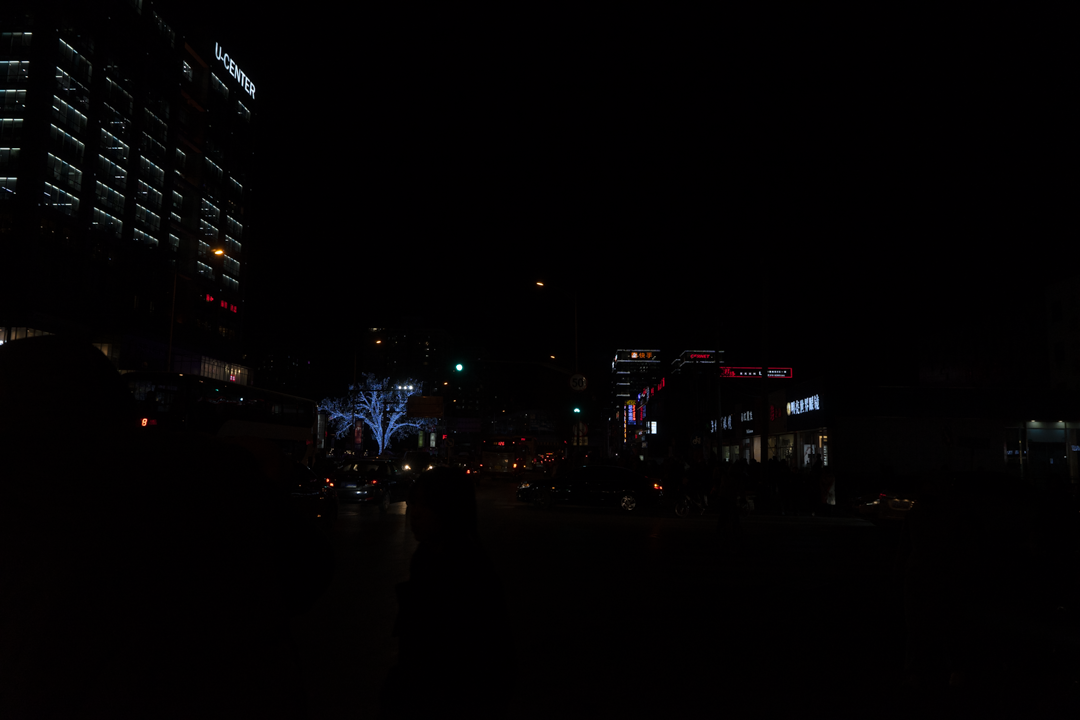
#> input picture aslrasm.jpg, 1080 x 720 px
$ python main.py
#> lines starting #> are read from the running program, lines starting #| are printed output that depends on the picture
#> in msrcr_enhancement, img is the input picture: shape (720, 1080, 3); mean B, G, R 2.9, 2.2, 3.4
import cv2
import numpy as np
import matplotlib.pyplot as plt
'''retinex(msrcr) algoritmi yomon yoritilgan tasvirlarni yaxshilash uchun'''
def single_scale_retinex(img, sigma):
    img = img.astype(np.float32) + 1.0
    retinex = np.log10(img) - np.log10(cv2.GaussianBlur(img, (0, 0), sigmaX=sigma))
    return retinex
#jkgdfjg
def multi_scale_retinex(img, sigmas):
    retinex = np.zeros_like(img, dtype=np.float32)
    for sigma in sigmas:
        retinex += single_scale_retinex(img, sigma)
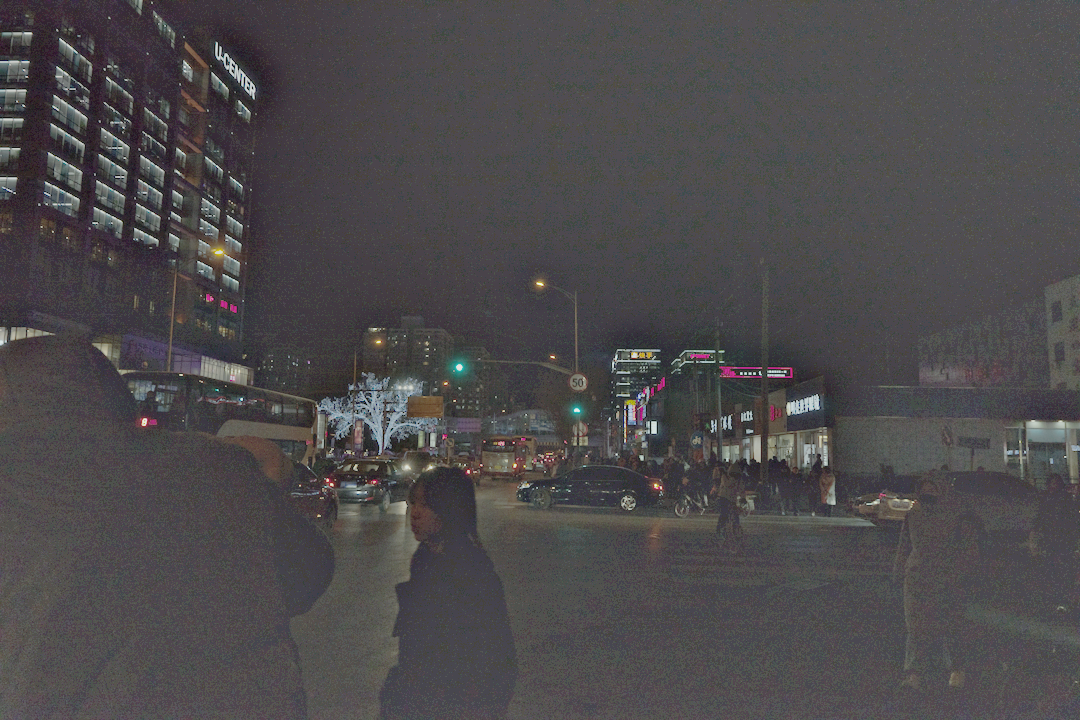
#> retinex: shape (720, 1080, 3) float32; mean R, G, B -0.293, -0.376, -0.321; drawn with min black and max white
    retinex /= len(sigmas)
    return retinex

def color_restoration(img, alpha, beta):
#> called with alpha = 125, beta = 46
    img_sum = np.sum(img, axis=2, keepdims=True)
    img_sum[img_sum == 0] = 1  # Avoid division by zero
    color_restoration = beta * (np.log10(alpha * img) - np.log10(img_sum))
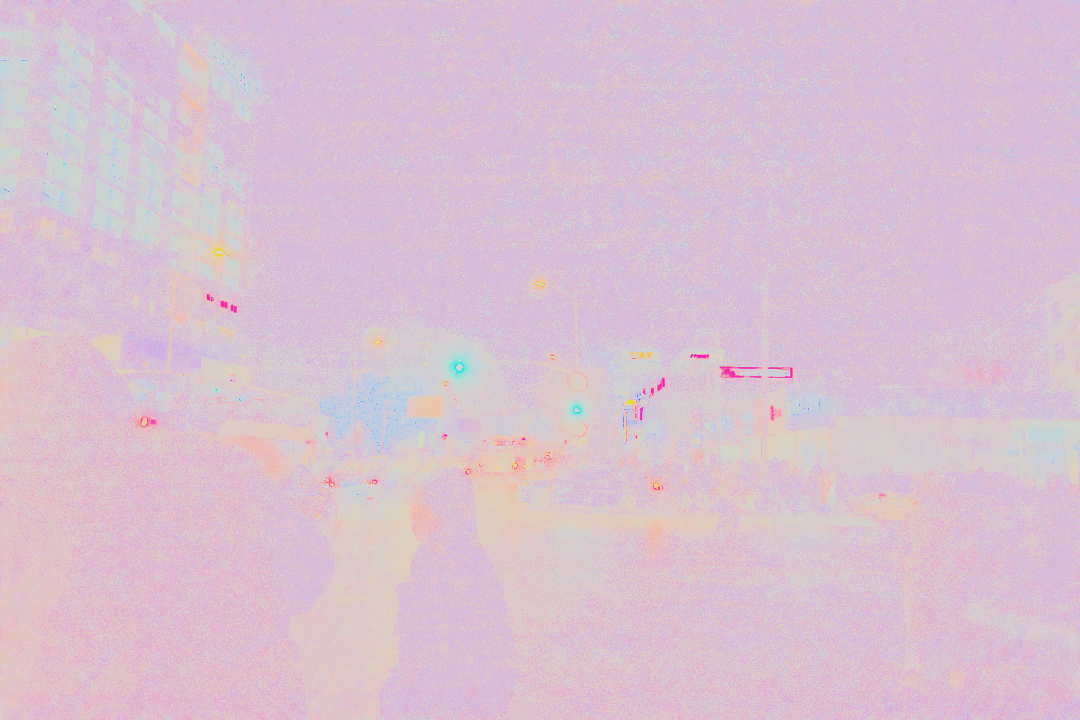
#> color_restoration: shape (720, 1080, 3) float32; mean R, G, B 78.9, 67.3, 75; drawn with min black and max white
    return color_restoration
#jdcdghg
def simplest_color_balance(img, low_clip, high_clip):
#> called with low_clip = 0.01, high_clip = 0.99
    result = np.zeros_like(img)
    for i in range(img.shape[2]):  # Color balance each channel
        channel = img[:, :, i]
        low_val = np.percentile(channel, low_clip * 100)
        high_val = np.percentile(channel, high_clip * 100)
        channel = np.clip(channel, low_val, high_val)
        channel = (channel - low_val) / (high_val - low_val) * 255
        result[:, :, i] = channel
#> this loop made 3 passes
#> pass 1, in simplest_color_balance, `channel = img[:, :, i]`:
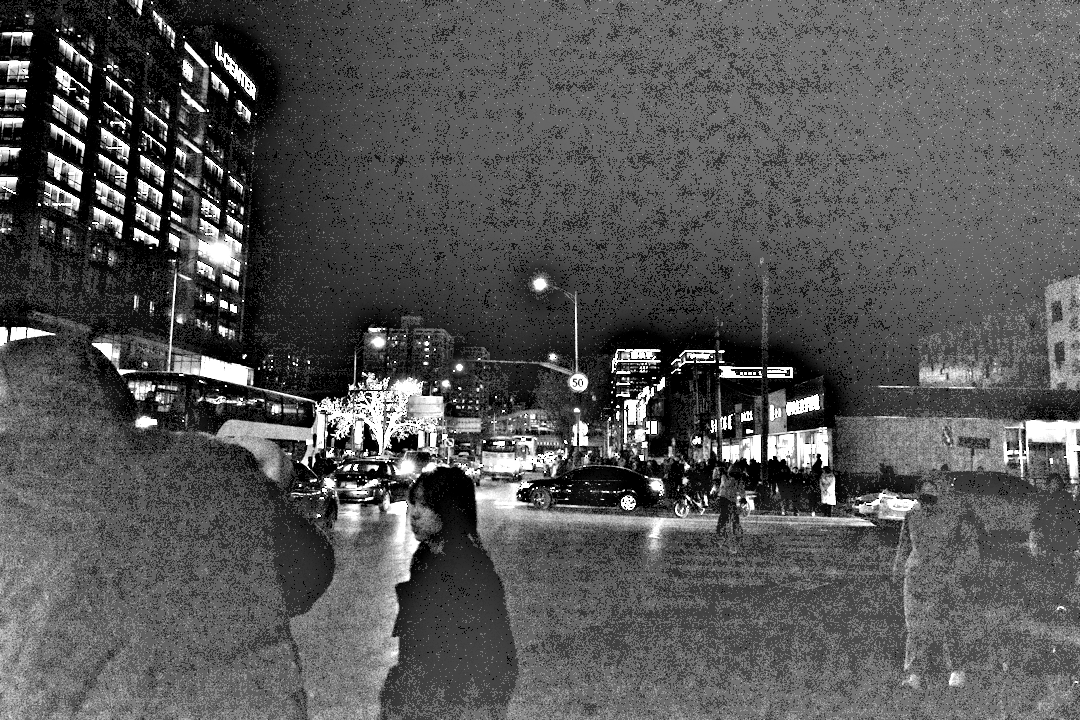
#> channel: shape (720, 1080); min 0, max 255, mean 85.1
#> after the loop:
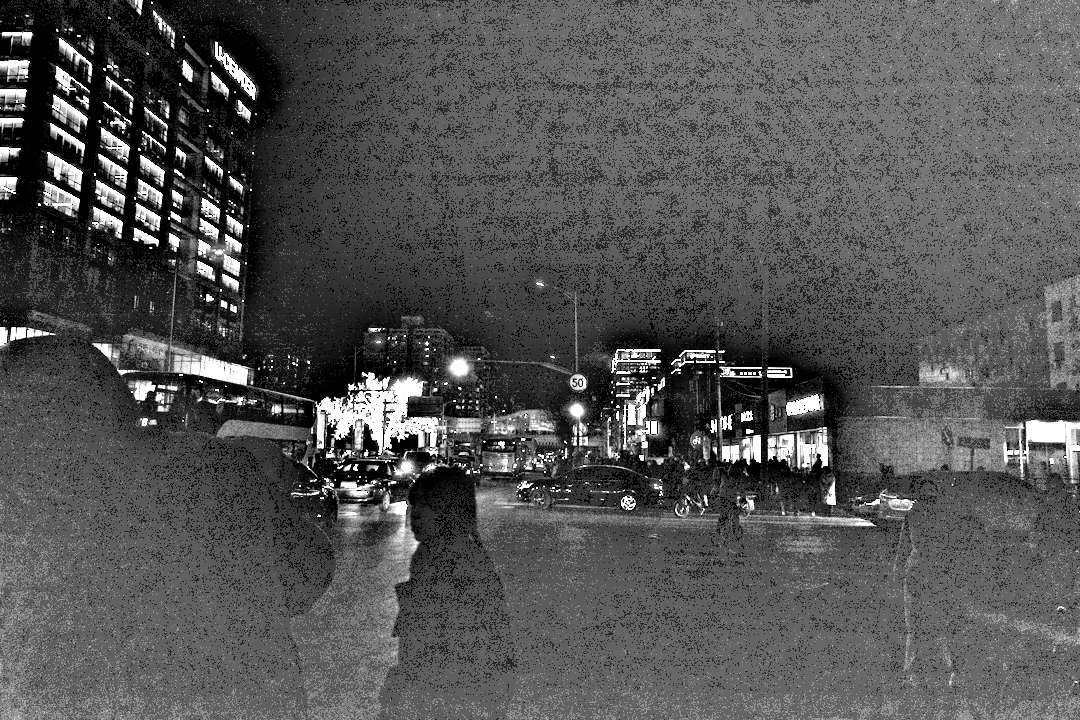
#> channel: shape (720, 1080) float64; min 0, max 255, mean 83.7
#> after the loop:
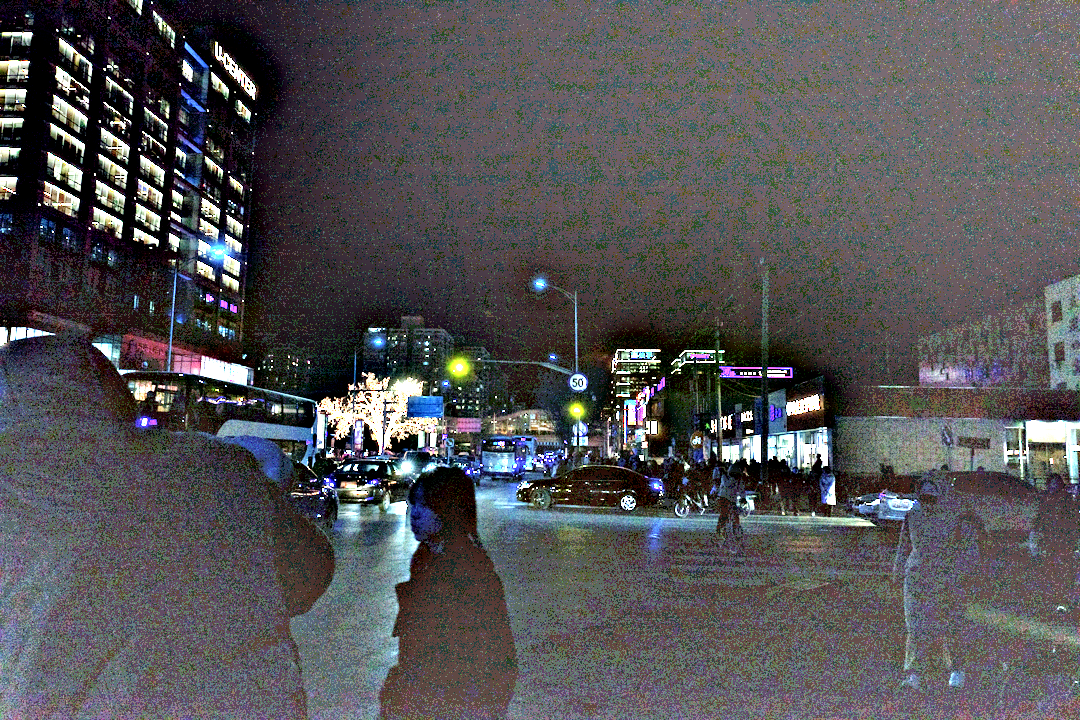
#> result: shape (720, 1080, 3); mean of channels 0, 1, 2 85.1, 82.6, 83.7; drawn as B, G, R
    return result.astype(np.uint8)

def msrcr_enhancement(image_path, sigmas=[15, 80, 250], G=5, b=25, alpha=125, beta=46, low_clip=0.01, high_clip=0.99):
    img = cv2.imread(image_path)
    if img is None:
        print("❌ Image not found. Please check the path.")
        return
    img = cv2.cvtColor(img, cv2.COLOR_BGR2RGB)
    img = img.astype(np.float32) + 1.0

    retinex = multi_scale_retinex(img, sigmas)
    color_rest = color_restoration(img, alpha, beta)
    msrcr_result = G * (retinex * color_rest + b)

    msrcr_result = np.clip(msrcr_result, 0, 255)

    balanced_img = simplest_color_balance(msrcr_result.astype(np.uint8), low_clip, high_clip)

    plt.figure(figsize=(12, 6))

    plt.subplot(1, 2, 1)
    plt.title("Original Image")
    plt.imshow(cv2.cvtColor(cv2.imread(image_path), cv2.COLOR_BGR2RGB))
    plt.axis('off')

    plt.subplot(1, 2, 2)
    plt.title("MSRCR Enhanced Image")
    plt.imshow(balanced_img)
    plt.axis('off')

    plt.show()

# Run enhancement on your image
if __name__ == "__main__":
    image_path = "aslrasm.jpg"  # <-- Change this to your image file path
    msrcr_enhancement(image_path)

$ run again, with about-me.jpg copied over aslrasm.jpg
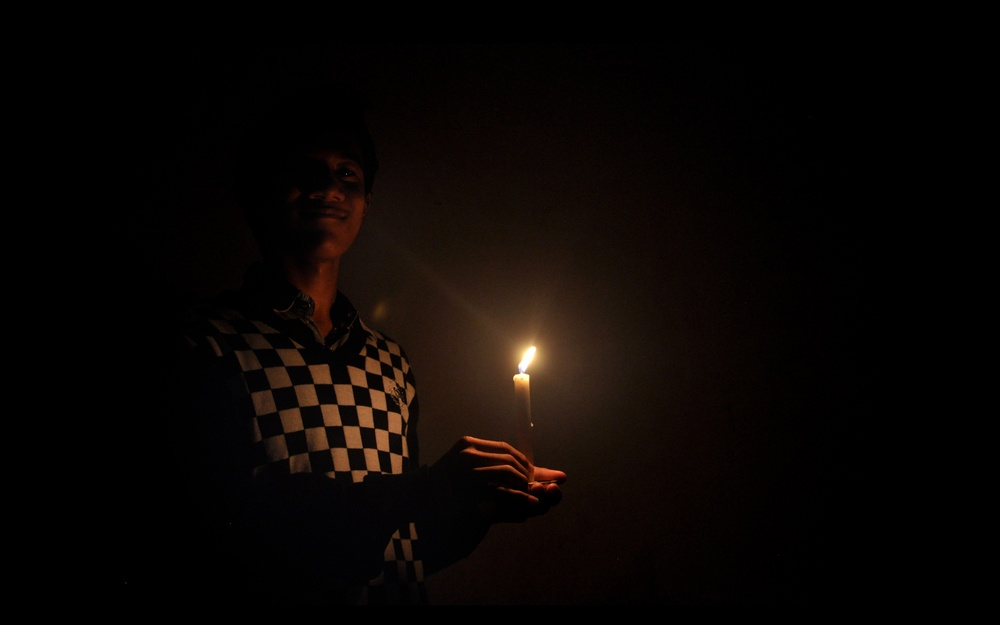
#> input picture about-me.jpg, 1000 x 625 px, shrunk from 1680 x 1050 before the run
#> in msrcr_enhancement, img is the input picture: shape (625, 1000, 3); mean B, G, R 3.6, 5.7, 10
#> after the loop in simplest_color_balance, `for i in range(img.shape[2]):`:
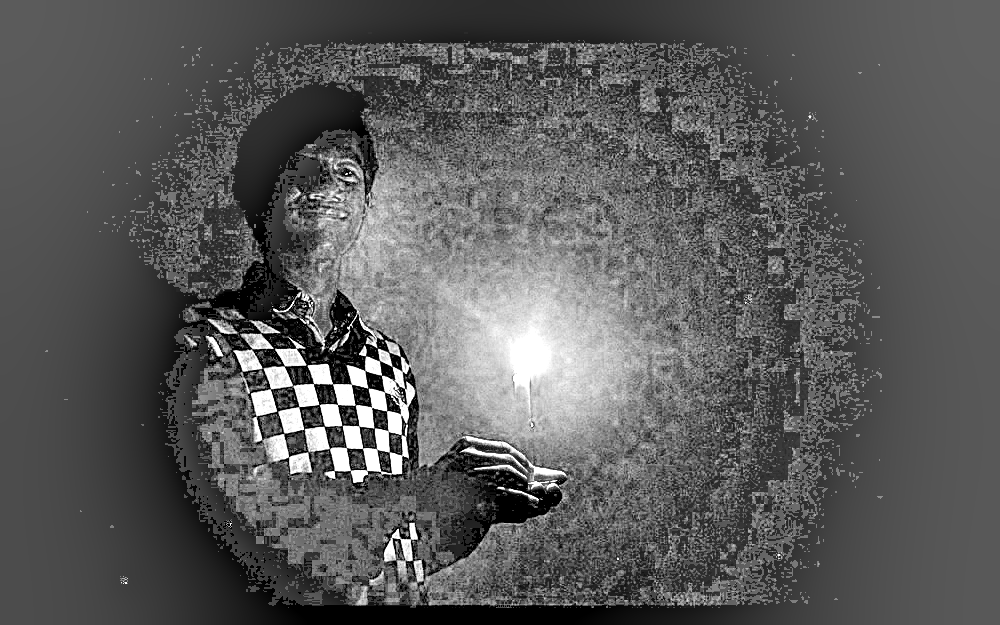
#> channel: shape (625, 1000) float64; min 0, max 255, mean 89.9
#> after the loop in simplest_color_balance, `for i in range(img.shape[2]):`:
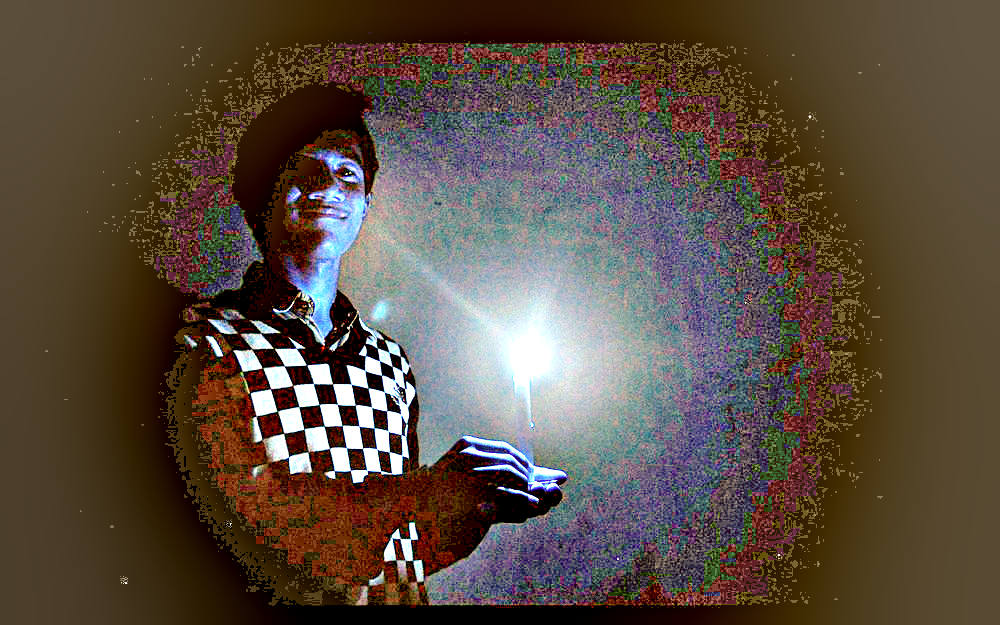
#> result: shape (625, 1000, 3); mean of channels 0, 1, 2 64.5, 76.5, 89.9; drawn as B, G, R

$ run again, with asl.jpg copied over aslrasm.jpg
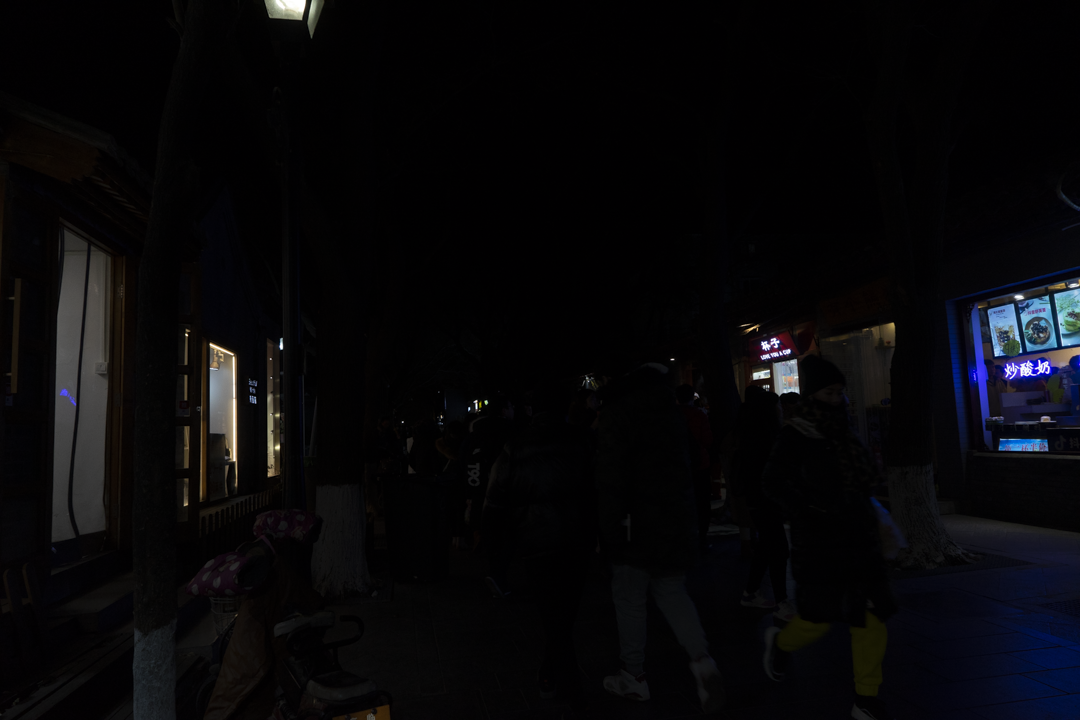
#> input picture asl.jpg, 1080 x 720 px
#> in msrcr_enhancement, img is the input picture: shape (720, 1080, 3); mean B, G, R 9.5, 7.4, 7.8
#> after the loop in multi_scale_retinex, `for sigma in sigmas:`:
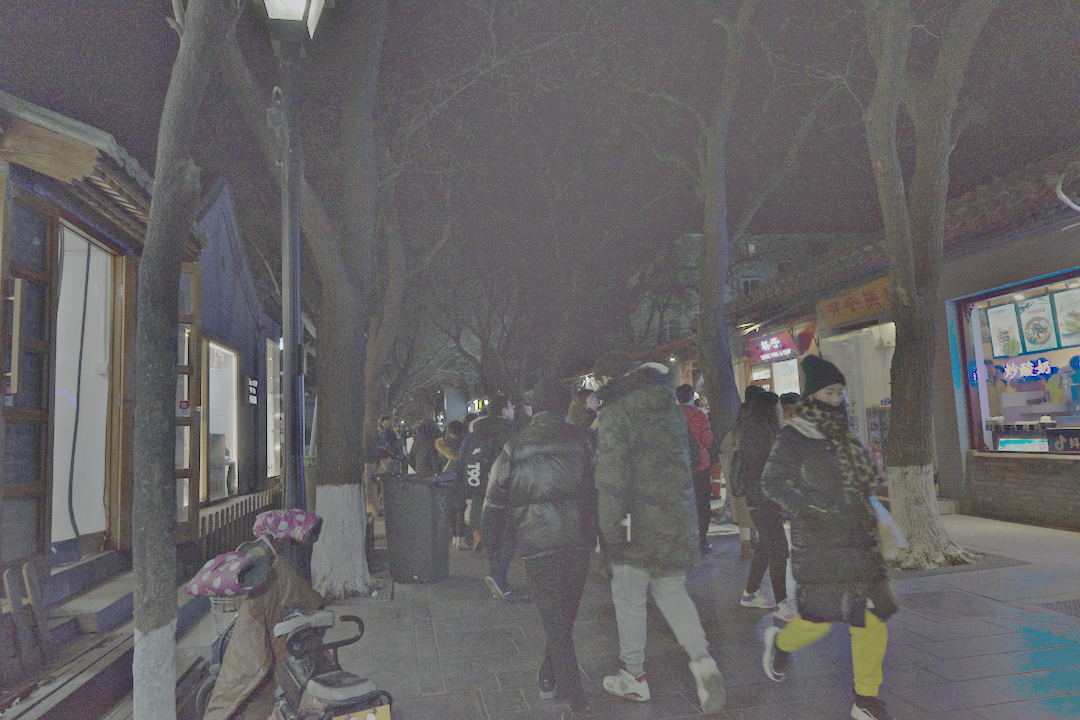
#> retinex: shape (720, 1080, 3) float32; mean R, G, B -0.43, -0.506, -0.459; drawn with min black and max white
#> the loop in simplest_color_balance, `for i in range(img.shape[2]):` made 3 passes
#> pass 2, in simplest_color_balance, `channel = img[:, :, i]`:
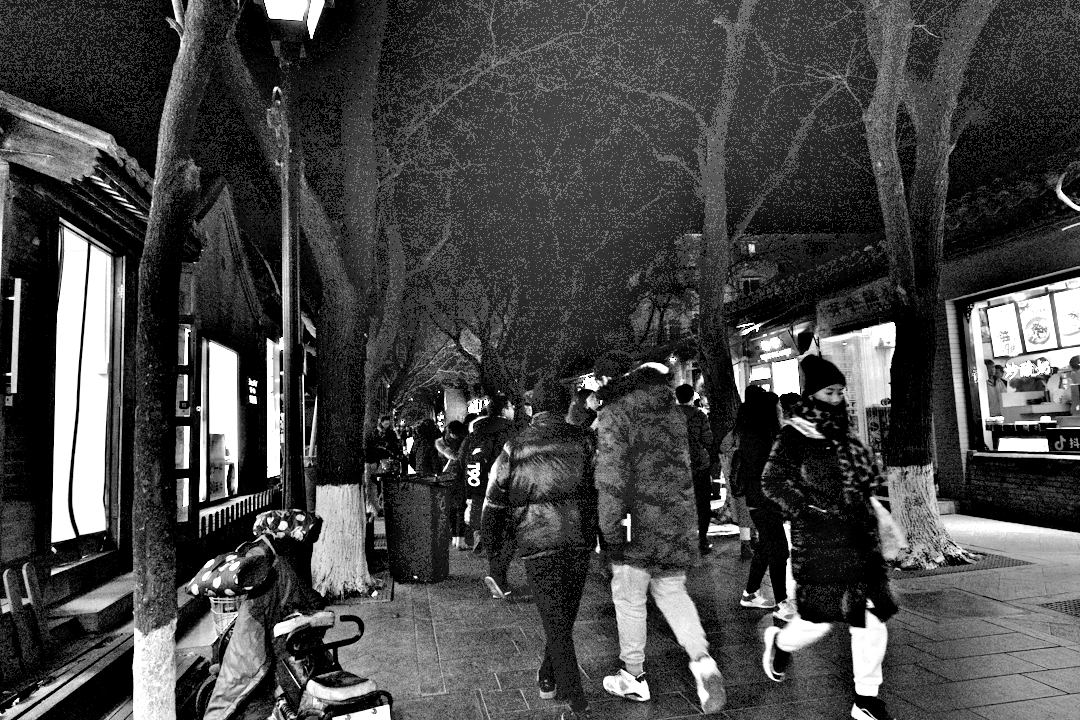
#> channel: shape (720, 1080); min 0, max 255, mean 69.6
